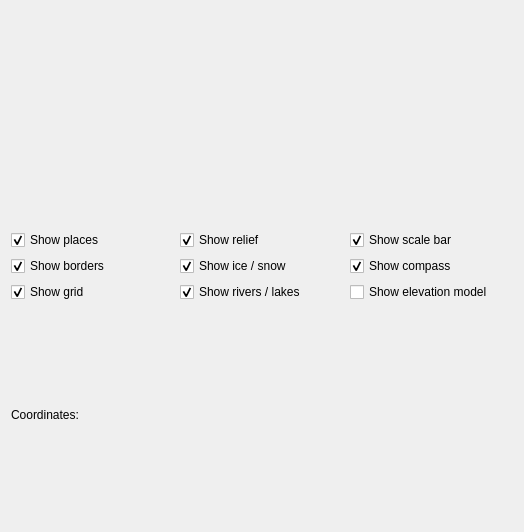
<ui version="4.0" >
 <class>Form</class>
 <widget class="QWidget" name="Form" >
  <property name="geometry" >
   <rect>
    <x>0</x>
    <y>0</y>
    <width>524</width>
    <height>532</height>
   </rect>
  </property>
  <layout class="QVBoxLayout" >
   <item>
    <layout class="QHBoxLayout" >
     <property name="spacing" >
      <number>6</number>
     </property>
     <property name="leftMargin" >
      <number>0</number>
     </property>
     <property name="topMargin" >
      <number>0</number>
     </property>
     <property name="rightMargin" >
      <number>0</number>
     </property>
     <property name="bottomMargin" >
      <number>0</number>
     </property>
     <item>
      <widget class="Marble::MarbleNavigator" name="MarbleNavigator" >
       <property name="toolTip" >
        <string>Navigation Control</string>
       </property>
       <property name="whatsThis" >
        <string>Use this control to navigate.</string>
       </property>
      </widget>
     </item>
     <item>
      <widget class="Marble::MarbleWidget" name="MarbleWidget" >
       <property name="toolTip" >
        <string>The Earth</string>
       </property>
       <property name="whatsThis" >
        <string>The Marble widget displays a virtual globe.</string>
       </property>
      </widget>
     </item>
    </layout>
   </item>
   <item>
    <layout class="QGridLayout" >
     <item row="0" column="0" >
      <widget class="QCheckBox" name="checkBox" >
       <property name="text" >
        <string>Show places</string>
       </property>
       <property name="checked" >
        <bool>true</bool>
       </property>
      </widget>
     </item>
     <item row="0" column="1" >
      <widget class="QCheckBox" name="checkBox_5" >
       <property name="text" >
        <string>Show relief</string>
       </property>
       <property name="checked" >
        <bool>true</bool>
       </property>
      </widget>
     </item>
     <item row="0" column="2" >
      <widget class="QCheckBox" name="checkBox_3" >
       <property name="text" >
        <string>Show scale bar</string>
       </property>
       <property name="checked" >
        <bool>true</bool>
       </property>
      </widget>
     </item>
     <item row="1" column="0" >
      <widget class="QCheckBox" name="checkBox_9" >
       <property name="text" >
        <string>Show borders</string>
       </property>
       <property name="checked" >
        <bool>true</bool>
       </property>
      </widget>
     </item>
     <item row="1" column="1" >
      <widget class="QCheckBox" name="checkBox_7" >
       <property name="text" >
        <string>Show ice / snow</string>
       </property>
       <property name="checked" >
        <bool>true</bool>
       </property>
      </widget>
     </item>
     <item row="1" column="2" >
      <widget class="QCheckBox" name="checkBox_4" >
       <property name="text" >
        <string>Show compass</string>
       </property>
       <property name="checked" >
        <bool>true</bool>
       </property>
      </widget>
     </item>
     <item row="2" column="0" >
      <widget class="QCheckBox" name="checkBox_2" >
       <property name="text" >
        <string>Show grid</string>
       </property>
       <property name="checked" >
        <bool>true</bool>
       </property>
      </widget>
     </item>
     <item row="2" column="1" >
      <widget class="QCheckBox" name="checkBox_8" >
       <property name="text" >
        <string>Show rivers / lakes</string>
       </property>
       <property name="checked" >
        <bool>true</bool>
       </property>
      </widget>
     </item>
     <item row="2" column="2" >
      <widget class="QCheckBox" name="checkBox_6" >
       <property name="text" >
        <string>Show elevation model</string>
       </property>
       <property name="checked" >
        <bool>false</bool>
       </property>
      </widget>
     </item>
    </layout>
   </item>
   <item>
    <layout class="QHBoxLayout" >
     <property name="spacing" >
      <number>6</number>
     </property>
     <property name="leftMargin" >
      <number>0</number>
     </property>
     <property name="topMargin" >
      <number>0</number>
     </property>
     <property name="rightMargin" >
      <number>0</number>
     </property>
     <property name="bottomMargin" >
      <number>0</number>
     </property>
     <item>
      <widget class="QLabel" name="label" >
       <property name="text" >
        <string>Coordinates: </string>
       </property>
      </widget>
     </item>
     <item>
      <widget class="QLabel" name="label_2" >
       <property name="text" >
        <string/>
       </property>
      </widget>
     </item>
     <item>
      <spacer>
       <property name="orientation" >
        <enum>Qt::Horizontal</enum>
       </property>
       <property name="sizeHint" >
        <size>
         <width>40</width>
         <height>20</height>
        </size>
       </property>
      </spacer>
     </item>
    </layout>
   </item>
  </layout>
 </widget>
 <customwidgets>
  <customwidget>
   <class>Marble::MarbleNavigator</class>
   <extends>QWidget</extends>
   <header>MarbleNavigator.h</header>
  </customwidget>
  <customwidget>
   <class>Marble::MarbleWidget</class>
   <extends>QWidget</extends>
   <header>MarbleWidget.h</header>
  </customwidget>
 </customwidgets>
 <resources/>
 <connections>
  <connection>
   <sender>MarbleNavigator</sender>
   <signal>goHome()</signal>
   <receiver>MarbleWidget</receiver>
   <slot>goHome()</slot>
   <hints>
    <hint type="sourcelabel" >
     <x>53</x>
     <y>198</y>
    </hint>
    <hint type="destinationlabel" >
     <x>198</x>
     <y>200</y>
    </hint>
   </hints>
  </connection>
  <connection>
   <sender>MarbleNavigator</sender>
   <signal>moveDown()</signal>
   <receiver>MarbleWidget</receiver>
   <slot>moveDown()</slot>
   <hints>
    <hint type="sourcelabel" >
     <x>52</x>
     <y>151</y>
    </hint>
    <hint type="destinationlabel" >
     <x>211</x>
     <y>151</y>
    </hint>
   </hints>
  </connection>
  <connection>
   <sender>MarbleNavigator</sender>
   <signal>moveLeft()</signal>
   <receiver>MarbleWidget</receiver>
   <slot>moveLeft()</slot>
   <hints>
    <hint type="sourcelabel" >
     <x>65</x>
     <y>111</y>
    </hint>
    <hint type="destinationlabel" >
     <x>162</x>
     <y>102</y>
    </hint>
   </hints>
  </connection>
  <connection>
   <sender>MarbleNavigator</sender>
   <signal>moveRight()</signal>
   <receiver>MarbleWidget</receiver>
   <slot>moveRight()</slot>
   <hints>
    <hint type="sourcelabel" >
     <x>62</x>
     <y>64</y>
    </hint>
    <hint type="destinationlabel" >
     <x>216</x>
     <y>71</y>
    </hint>
   </hints>
  </connection>
  <connection>
   <sender>MarbleNavigator</sender>
   <signal>moveUp()</signal>
   <receiver>MarbleWidget</receiver>
   <slot>moveUp()</slot>
   <hints>
    <hint type="sourcelabel" >
     <x>55</x>
     <y>30</y>
    </hint>
    <hint type="destinationlabel" >
     <x>218</x>
     <y>46</y>
    </hint>
   </hints>
  </connection>
  <connection>
   <sender>MarbleNavigator</sender>
   <signal>zoomChanged(int)</signal>
   <receiver>MarbleWidget</receiver>
   <slot>zoomView(int)</slot>
   <hints>
    <hint type="sourcelabel" >
     <x>63</x>
     <y>268</y>
    </hint>
    <hint type="destinationlabel" >
     <x>208</x>
     <y>270</y>
    </hint>
   </hints>
  </connection>
  <connection>
   <sender>MarbleNavigator</sender>
   <signal>zoomIn()</signal>
   <receiver>MarbleWidget</receiver>
   <slot>zoomIn()</slot>
   <hints>
    <hint type="sourcelabel" >
     <x>51</x>
     <y>309</y>
    </hint>
    <hint type="destinationlabel" >
     <x>169</x>
     <y>305</y>
    </hint>
   </hints>
  </connection>
  <connection>
   <sender>MarbleNavigator</sender>
   <signal>zoomOut()</signal>
   <receiver>MarbleWidget</receiver>
   <slot>zoomOut()</slot>
   <hints>
    <hint type="sourcelabel" >
     <x>55</x>
     <y>347</y>
    </hint>
    <hint type="destinationlabel" >
     <x>220</x>
     <y>347</y>
    </hint>
   </hints>
  </connection>
  <connection>
   <sender>checkBox</sender>
   <signal>toggled(bool)</signal>
   <receiver>MarbleWidget</receiver>
   <slot>setShowPlaces(bool)</slot>
   <hints>
    <hint type="sourcelabel" >
     <x>111</x>
     <y>428</y>
    </hint>
    <hint type="destinationlabel" >
     <x>219</x>
     <y>347</y>
    </hint>
   </hints>
  </connection>
  <connection>
   <sender>checkBox_3</sender>
   <signal>toggled(bool)</signal>
   <receiver>MarbleWidget</receiver>
   <slot>setShowScaleBar(bool)</slot>
   <hints>
    <hint type="sourcelabel" >
     <x>513</x>
     <y>428</y>
    </hint>
    <hint type="destinationlabel" >
     <x>284</x>
     <y>347</y>
    </hint>
   </hints>
  </connection>
  <connection>
   <sender>checkBox_2</sender>
   <signal>toggled(bool)</signal>
   <receiver>MarbleWidget</receiver>
   <slot>setShowGrid(bool)</slot>
   <hints>
    <hint type="sourcelabel" >
     <x>139</x>
     <y>477</y>
    </hint>
    <hint type="destinationlabel" >
     <x>169</x>
     <y>347</y>
    </hint>
   </hints>
  </connection>
  <connection>
   <sender>checkBox_4</sender>
   <signal>toggled(bool)</signal>
   <receiver>MarbleWidget</receiver>
   <slot>setShowCompass(bool)</slot>
   <hints>
    <hint type="sourcelabel" >
     <x>513</x>
     <y>449</y>
    </hint>
    <hint type="destinationlabel" >
     <x>323</x>
     <y>347</y>
    </hint>
   </hints>
  </connection>
  <connection>
   <sender>MarbleWidget</sender>
   <signal>mouseMoveGeoPosition(QString)</signal>
   <receiver>label_2</receiver>
   <slot>setText(QString)</slot>
   <hints>
    <hint type="sourcelabel" >
     <x>240</x>
     <y>217</y>
    </hint>
    <hint type="destinationlabel" >
     <x>106</x>
     <y>508</y>
    </hint>
   </hints>
  </connection>
  <connection>
   <sender>checkBox_5</sender>
   <signal>toggled(bool)</signal>
   <receiver>MarbleWidget</receiver>
   <slot>setShowRelief(bool)</slot>
   <hints>
    <hint type="sourcelabel" >
     <x>342</x>
     <y>432</y>
    </hint>
    <hint type="destinationlabel" >
     <x>381</x>
     <y>379</y>
    </hint>
   </hints>
  </connection>
  <connection>
   <sender>checkBox_6</sender>
   <signal>toggled(bool)</signal>
   <receiver>MarbleWidget</receiver>
   <slot>setShowElevationModel(bool)</slot>
   <hints>
    <hint type="sourcelabel" >
     <x>513</x>
     <y>477</y>
    </hint>
    <hint type="destinationlabel" >
     <x>513</x>
     <y>384</y>
    </hint>
   </hints>
  </connection>
  <connection>
   <sender>checkBox_9</sender>
   <signal>toggled(bool)</signal>
   <receiver>MarbleWidget</receiver>
   <slot>setShowBorders(bool)</slot>
   <hints>
    <hint type="sourcelabel" >
     <x>109</x>
     <y>449</y>
    </hint>
    <hint type="destinationlabel" >
     <x>197</x>
     <y>294</y>
    </hint>
   </hints>
  </connection>
  <connection>
   <sender>checkBox_7</sender>
   <signal>toggled(bool)</signal>
   <receiver>MarbleWidget</receiver>
   <slot>setShowIceLayer(bool)</slot>
   <hints>
    <hint type="sourcelabel" >
     <x>342</x>
     <y>456</y>
    </hint>
    <hint type="destinationlabel" >
     <x>412</x>
     <y>241</y>
    </hint>
   </hints>
  </connection>
  <connection>
   <sender>checkBox_8</sender>
   <signal>toggled(bool)</signal>
   <receiver>MarbleWidget</receiver>
   <slot>setShowLakes(bool)</slot>
   <hints>
    <hint type="sourcelabel" >
     <x>342</x>
     <y>480</y>
    </hint>
    <hint type="destinationlabel" >
     <x>451</x>
     <y>329</y>
    </hint>
   </hints>
  </connection>
  <connection>
   <sender>checkBox_8</sender>
   <signal>toggled(bool)</signal>
   <receiver>MarbleWidget</receiver>
   <slot>setShowRivers(bool)</slot>
   <hints>
    <hint type="sourcelabel" >
     <x>342</x>
     <y>480</y>
    </hint>
    <hint type="destinationlabel" >
     <x>481</x>
     <y>377</y>
    </hint>
   </hints>
  </connection>
 </connections>
</ui>
